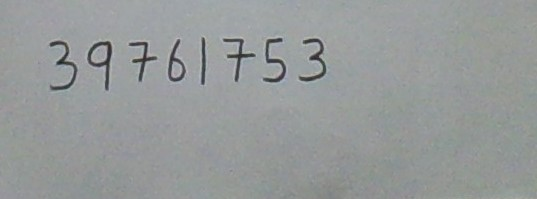
#> input picture test4.jpg, 537 x 199 px
$ python -i helping_functions.py   (imports and definitions only)
#> lines starting #> are read from the running program, lines starting #| are printed output that depends on the picture; after the words box and inside, x2 and y2 are one past the last pixel; in counts of white or black regions, pixels touching at a corner belong together
#> further down, picture is the input picture: shape (199, 537, 3); mean B, G, R 153.7, 153.8, 150.1
import matplotlib.pyplot as plt
import tensorflow as tf
from tensorflow import keras
import numpy as np
from tensorflow.keras.models import model_from_json
from PIL import Image, ImageEnhance
import PIL.ImageOps
import PIL
import cv2

# [1 line not run here, left out]
# [1 line that did not run here, left out]
# [1 line not run here, left out]
# [1 line that did not run here, left out]
# [1 line not run here, left out]

def edge_detect(arr):
    #edge detection
    fil1=np.array([[0,-1,0],
                    [-1,4,-1],
                  [0,-1,0]])
    #blurring
    fil2=np.array([[1,2,1],
                    [2,4,2],
                  [1,2,1]])/16
    #sharpening
    fil3=np.array([[0,-1,0],
                  [-1,5,-1],
                  [0,-1,0]])
    arr=cv2.filter2D(arr, -1, fil2)
    arr=cv2.filter2D(arr, -1, fil2)
    arr=cv2.Canny(arr, 112, 479, 20.0)
    return arr


def new_rectifier(arr):
    l,b=(84,479)
    img=PIL.ImageOps.invert(PIL.Image.fromarray(arr))
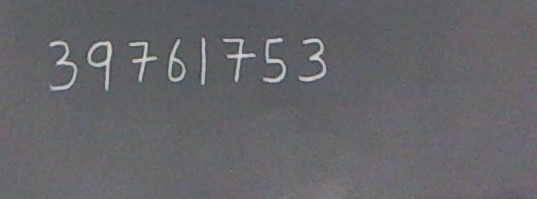
#> img: PIL image 537x199 RGB; mean R, G, B 101.3, 101.2, 104.9
    enhancer=ImageEnhance.Contrast(img)
    img=enhancer.enhance(10)
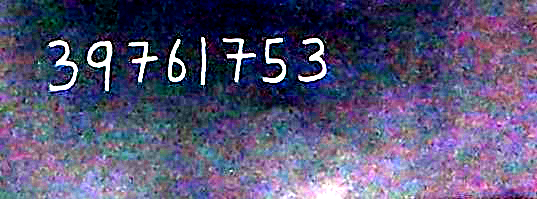
#> img: PIL image 537x199 RGB; mean R, G, B 88.1, 84.3, 118.3
    img=img.crop((0,184,479,296))
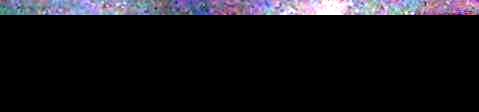
#> img: PIL image 479x112 RGB; mean R, G, B 21, 19.8, 24.5
    arr=np.array(img)
    arr=edge_detect(arr)
#> in edge_detect, `arr=cv2.filter2D(arr, -1, fil2)`:
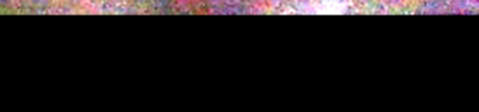
#> arr: shape (112, 479, 3); mean of channels 0, 1, 2 21, 19.8, 24.5; drawn as B, G, R
#> in edge_detect, `arr=cv2.Canny(arr, 112, 479, 20.0)`:
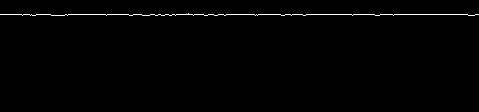
#> arr: shape (112, 479); 0.89% white in thin lines or dots, all inside (x1, y1, x2, y2) = (0, 13, 479, 16)
    return arr

# [45 lines left out: functions rectifier, dot_remove, preprocess, not called in this run]

def output(arr):
    return loaded_model.predict_classes(arr.reshape(1,28,28,1).astype("float32"))

# [110 lines left out: functions output_multiple, split, local, not called in this run]

>>> import cv2
>>> picture = cv2.imread('test4.jpg')
>>> result = new_rectifier(picture)
